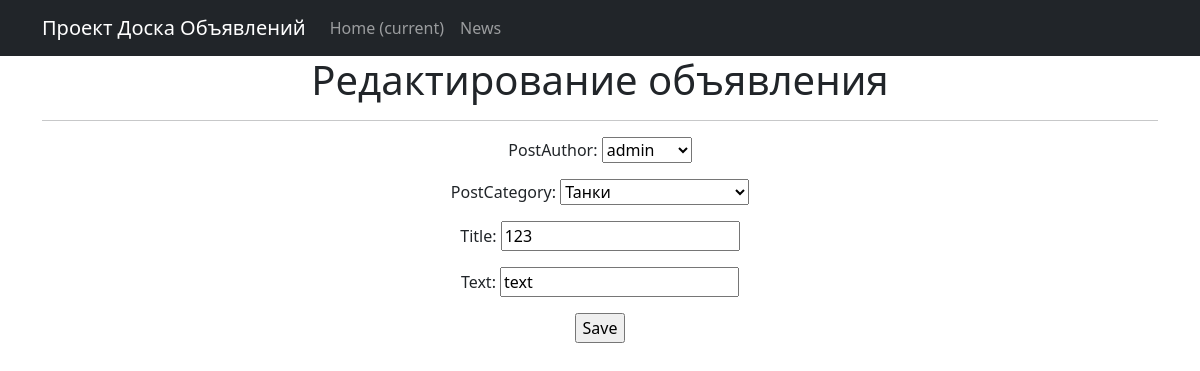
The app's page /board/1/edit/ (signed in) with its own data.
### board/models.py (models this page shows, shortened)
class Post(models.Model):
    postAuthor = models.ForeignKey(User, on_delete = models.CASCADE)
    postCategory = models.ForeignKey(Category, on_delete = models.CASCADE)
    dateCreation = models.DateTimeField(auto_now_add = True)
    title = models.CharField(max_length = 128, null = False)
    text = models.TextField()
    content = RichTextField()

### board/views.py (the view)
# urls.py: path('board/<int:pk>/edit/', PostEdit.as_view(), name = 'post_update'),
class PostEdit(PermissionRequiredMixin, UpdateView):
    permission_required = ('post.change_post',)
    form_class = PostForm
    model = Post
    template_name = 'post_edit.html'

### board/forms.py
class PostForm(forms.ModelForm):
    class Meta:
        model = Post
        fields = [
            'postAuthor',
            'postCategory',
            'title',
            'text',
        ]
    text = forms.CharField(widget=CKEditorWidget())

### board/models.py (called while the page is built)
    def __str__(self):
        return self.name.title()

### templates/post_edit.html (shortened to what this page needs)
{% extends 'flatpages/default.html' %}
{% block content %}
<h1>Редактирование объявления</h1>
<hr>
<form action="" method="post">
    {{ form.as_p }}
    <input type="submit" value="Save" />
</form>
{% endblock content %}

### records on screen
Post: postAuthor "admin", postCategory "Танки", title "123", text "text"
